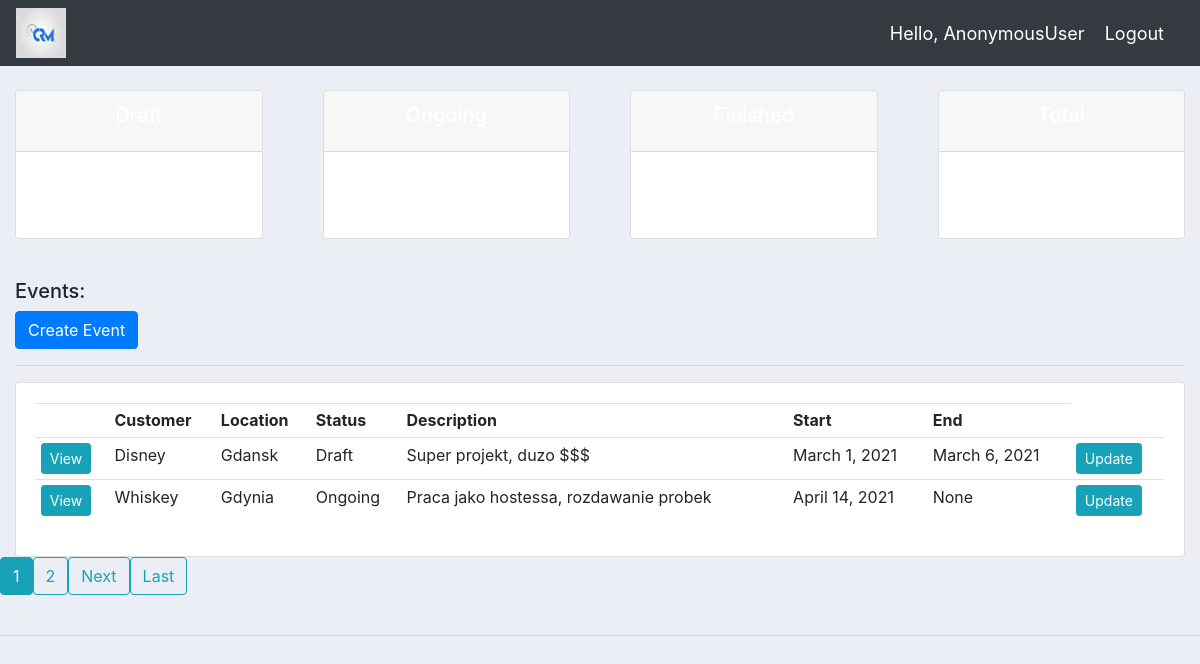
The page / on the database its author committed.
### events/models.py (models this page shows, shortened)
class Event(models.Model):
    STATUS = (
        ('Draft','Draft'),
        ('Ongoing', 'Ongoing'),
        ('Finished', 'Finished')
    )
    name = models.CharField(max_length=200, null=True)
    location = models.CharField(max_length=200, null=True, blank = True)
    principal = models.CharField(max_length=200, null=True, blank = True)
    status = models.CharField(max_length=200, choices=STATUS, null=True)
    description = models.TextField(null=True, blank=True)
    create_date = models.DateTimeField(auto_now_add=True, null=True)
    date_start = models.DateField(null=True, blank=True)
    date_end = models.DateField(null=True, blank=True)
    cmph = models.FloatField(null=True, blank=True) #default for EventHandler
    hpd = models.FloatField(null=True, blank=True) #default for EventHandler
    dcfe = models.FloatField(null=True, blank=True) #default for EventHandler
    total = models.FloatField(null=True, blank=True)

### events/views.py (the view)
# urls.py: path('', views.dashboard ,name='events-home'),
def dashboard(request):
    event_list = Event.objects.all()
    total_events = event_list.count()
    draft = event_list.filter(status='Draft').count()
    ongoing = event_list.filter(status='Ongoing').count()
    finished = event_list.filter(status='Finished').count()
    page_num = request.GET.get('page',1)
    paginator = Paginator(event_list, 2)
    try:
        events = paginator.page(page_num)
    except PageNotAnInteger:
        events = paginator.page(1)
    except EmptyPage:
        events = paginator.page(paginator.num_pages)
    context ={
        'events': events,
        'total' : total_events,
        'draft' : draft,
        'ongoing' : ongoing,
        'finished' : finished
    }
    return render(request,template_name='events/home.html',context=context)

### events/templates/events/home.html (shortened to what this page needs)
{% extends "events/main.html" %}
{% block content %}
{% include 'events/status.html' %}
<br>
<div class="col-md-auto">
  <h5 class="header">Events:</h5>
  <a class="btn btn-primary" href="{% url 'create_event' %}">Create Event</a>
  <hr>
  <div class="card card-body">
    <table class="table table-sm">
      <tr>
        <th></th>
        <th>Customer</th>
        <th>Location</th>
        <th>Status</th>
        <th>Description</th>
        <th>Start</th>
        <th>End</th>
      </tr>
      {% for event in events %}
      <tr>
        <td><a class="btn btn-sm btn-info" href="{% url 'event_detail' event.id %}">View</a></td>
        <td>{{event.name}}</td>
        <td>{{event.location}}</td>
        <td>{{event.status}}</td>
        <td style = "max-width:1000px">{{event.description}}</td>
        <td>{{event.date_start}}</td>
        <td>{{event.date_end}}</td>
        <td><a class="btn btn-sm btn-info" href="{% url 'update_event' event.id %}">Update</a></td>
      </tr>
      {% endfor %}
    </table>
  </div>
</div>
{% if events.has_other_pages %}
  <ul class="pagination">
    {% for num in events.paginator.page_range %}
      {% if events.number == num %}
        <li><a class="btn btn-info mb-4" href="?page={{ num }}">{{ num }}</a></li>
      {% elif num > events.number|add:'-3' and num < events.number|add:'3' %}
        <li><a class="btn btn-outline-info mb-4" href="?page={{ num }}">{{ num }}</a></li>
      {% endif %}
    {% endfor %}
    {% if events.has_next %}
      <li><a class="btn btn-outline-info mb-4" href="?page={{ events.next_page_number }}">Next</a></li>
      <li><a class="btn btn-outline-info mb-4" href="?page={{ events.paginator.num_pages }}">Last</a></li>
    {% endif %}
  </ul>
{% endif %}
{% endblock content %}

### events/templates/events/main.html (shortened to what this page needs)
{% load static %}
<!DOCTYPE html>
<html>
    <head>
        <link rel="stylesheet" href="https://stackpath.bootstrapcdn.com/bootstrap/4.3.1/css/bootstrap.min.css">
        <link rel="stylesheet" type="text/css" href="{% static 'events/css/main.css' %}">
    </head>
    <body>
        {% include 'events/navbar.html' %}
        {% block content %}
        {% endblock content%}
        <hr>
    </body>
    </html>

### events/templates/events/navbar.html (shortened to what this page needs)
{% load static %}
<nav class="navbar navbar-expand-lg navbar-dark bg-dark" >
  <img src="{% static 'events/images/logo.jpeg' %}">
  <span class="hello-msg">Hello, {{request.user}}</span>
  <span><a class="hello-msg" href="#">Logout</a></span>
</nav>

### events/templates/events/status.html
<br>
<div class="row">
	<div class="col">
		<div class="col-md">
			<div class="card text-center text-white  mb-3" id="total-orders">
			  	<div class="card-header">
			  		<h5 class="card-title">Draft</h5>
			  	</div>
			  	<div class="card-body">
			    	<h3 class="card-title">{{draft}}</h3>
			  	</div>
			</div>
		</div>
	</div>
	<div class="col">
		<div class="col-md">
			<div class="card text-center text-white  mb-3" id="orders-delivered">
			  	<div class="card-header">
			  		<h5 class="card-title">Ongoing</h5>
			  	</div>
			  	<div class="card-body">
			    	<h3 class="card-title">{{ongoing}}</h3>
			  	</div>
			</div>
		</div>
	</div>
	<div class="col">
		<div class="col-md">
			<div class="card text-center text-white  mb-3" id="orders-pending">
			  	<div class="card-header">
			  		<h5 class="card-title">Finished</h5>
			  	</div>
			  	<div class="card-body">
			    	<h3 class="card-title">{{finished}}</h3>
			  	</div>
			</div>
		</div>
	</div>
	<div class="col">
		<div class="col-md">
			<div class="card text-center text-white  mb-3" id="orders-pending">
			  	<div class="card-header">
			  		<h5 class="card-title">Total</h5>
			  	</div>
			  	<div class="card-body">
			    	<h3 class="card-title">{{total}}</h3>
			  	</div>
			</div>
		</div>
	</div>
</div>

### events/static/events/css/main.css (style rules this page uses)
body { background-color: #ebeff5; }
.hello-msg { font-size: 18px; color: #fff; margin-right: 20px; }

### rows shown on the page
Event: name "Disney", location "Gdansk", status "Draft", description "Super projekt, duzo $$$", date_start "March 1, 2021", date_end "March 6, 2021"
Event: name "Whiskey", location "Gdynia", status "Ongoing", description "Praca jako hostessa, rozdawanie probek", date_start "April 14, 2021", date_end "None"

### other values the page prints
{{ request.user }} "AnonymousUser"
{{ num }} "1"
{{ num }} "2"
